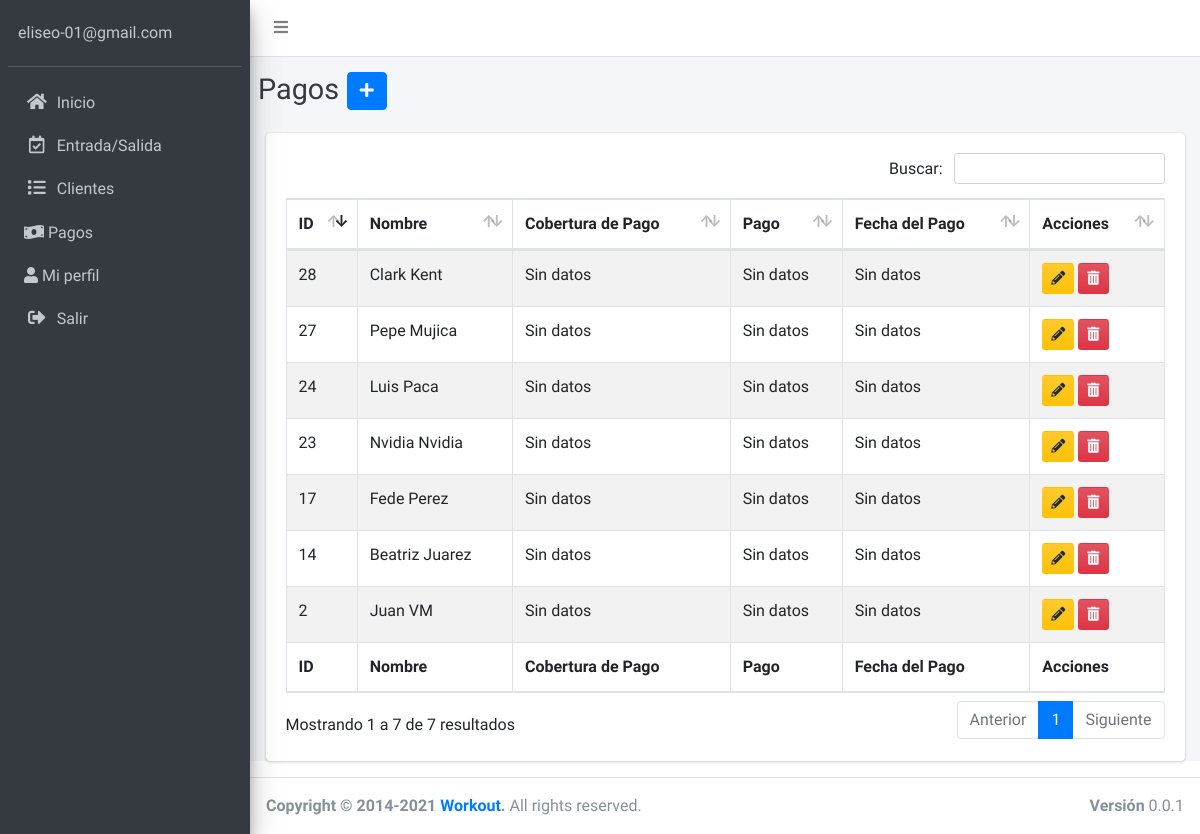
The app's page /admin/pages/pago.php (signed in), older data.
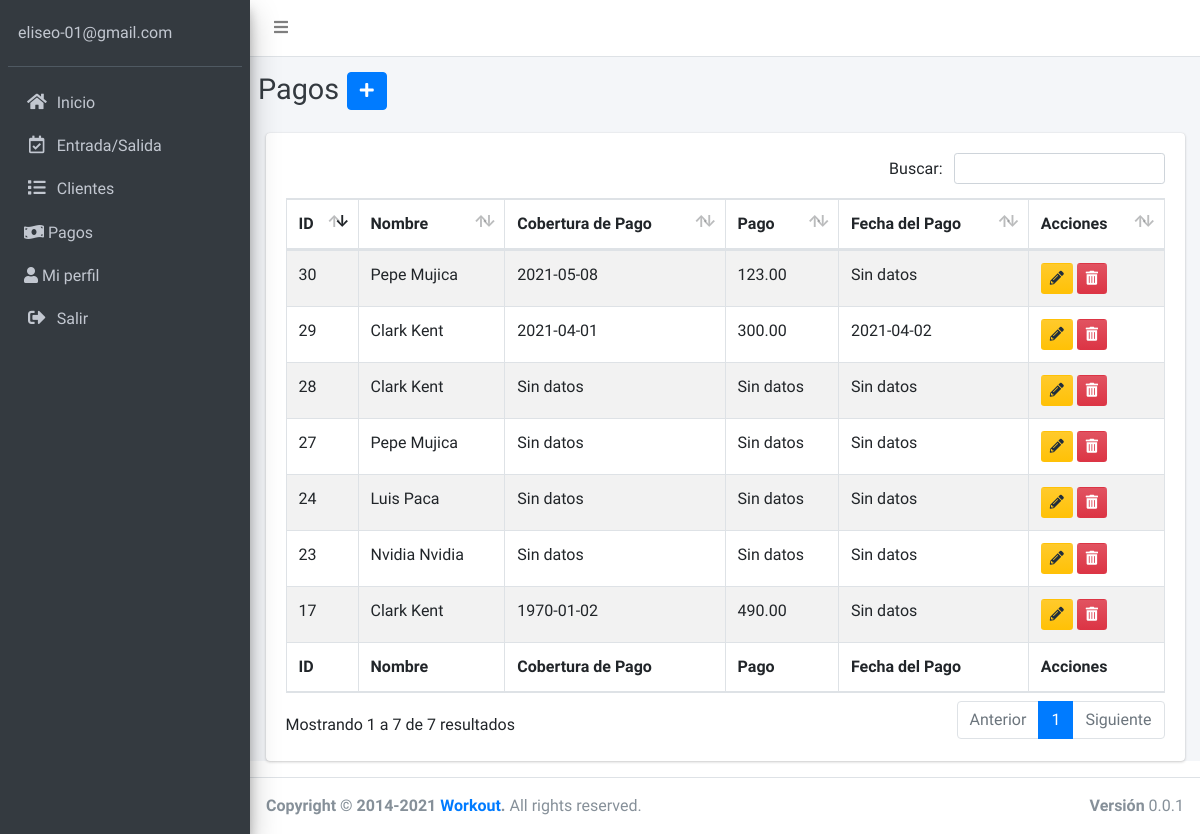
The same page, newer data.
### tables this page shows
CREATE TABLE `pago` (
  `id_pago` int(11) NOT NULL,
  `nombre_cliente_pago` int(11) NOT NULL,
  `cobertura_pago` date DEFAULT NULL,
  `pago` decimal(9,2) DEFAULT NULL,
  `fecha_creacion_pago` date DEFAULT NULL
);

CREATE TABLE `cliente` (
  `id_cliente` int(11) NOT NULL,
  `nombre_cliente` varchar(60) NOT NULL,
  `apellido_cliente` varchar(60) NOT NULL,
  `email_cliente` varchar(60) NOT NULL,
  `fecha_nacimiento_cliente` date NOT NULL,
  `telefono_cliente` varchar(15) NOT NULL,
  `gimnasio_cliente` int(11) NOT NULL,
  `url_imagen_cliente` varchar(100) NOT NULL,
  `fecha_creacion_cliente` date DEFAULT NULL
);

### admin/pages/pago.php (the view, shortened to what this page needs)
<?php
include 'funciones/funciones.php';
include 'templates/header.php';
include 'templates/barra-superior.php';
include 'templates/barra-lateral.php';
$id = $_SESSION['id'];
?>
  <div class="content-wrapper">
    <div class="content-header">
      <div class="container-fluid">
      <div class="row mb-2">
          <div class="col-sm-6">
            <div class="row">
              <h1 class="m-0 text-dark">Pagos</h1>
              <div class="col-md-auto">
                <button type="button" class="btn btn-block btn-primary" data-toggle="modal" data-target="#registroPago"><i class="fas fa-plus"></i></button>
              </div>
            </div>
          </div>
        </div>
      </div>
    </div>
                <?php
                  try {
                    $sql = "SELECT * ";
                    $sql .= " FROM cliente ";
                    $sql .= " INNER JOIN registro ";
                    $sql .= " ON cliente.gimnasio_cliente=registro.id_registro ";
                    $sql .= " WHERE gimnasio_cliente = $id ";
                    $sql .= " ORDER BY id_cliente DESC ";
                    $resultado = $conn->query($sql);
                    while ($pago = $resultado->fetch_assoc()) { ?>
                    <?php }
                  } catch (Exception $e) {
                      echo "Error: " . $e->getMessage();
                  }
                ?>
    <section class="content">
      <div class="container-fluid">
        <div class="card">
          <div class="card-body">
            <table id="registros-pago" class="table table-bordered table-striped">
              <thead>
              <tr>
                <th>ID</th>
                <th>Nombre</th>
                <th>Cobertura de Pago</th>
                <th>Pago</th>
                <th>Fecha del Pago</th>
                <th>Acciones</th>
              </tr>
              </thead>
              <tbody>
                <?php
                  try {
                    $sql = "SELECT";
                    $sql .= " p.id_pago AS 'id_pago', ";
                    $sql .= " p.nombre_cliente_pago AS 'nombre_cliente', ";
                    $sql .= " IFNULL(p.cobertura_pago, 'Sin datos') AS 'cobertura_pago', ";
                    $sql .= " IFNULL(p.pago, 'Sin datos') AS 'pago', ";
                    $sql .= " IFNULL(p.fecha_creacion_pago, 'Sin datos') AS 'fecha_pago', ";
                    $sql .= " c.id_cliente, ";
                    $sql .= " c.nombre_cliente, ";
                    $sql .= " c.apellido_cliente, ";
                    $sql .= " c.email_cliente, ";
                    $sql .= " c.fecha_nacimiento_cliente, ";
                    $sql .= " c.telefono_cliente, ";
                    $sql .= " c.gimnasio_cliente, ";
                    $sql .= " c.url_imagen_cliente ";
                    $sql .= " FROM pago p ";
                    $sql .= " LEFT JOIN cliente c ";
                    $sql .= " ON p.nombre_cliente_pago=c.id_cliente ";
                    $sql .= " WHERE c.gimnasio_cliente = $id ";
                    $sql .= " ORDER BY id_pago DESC; ";
                    $resultado = $conn->query($sql);
                  } catch (Exception $e) {
                    $error = $e->getMessage();
                    echo $error;
                  }
                  while($pago = $resultado->fetch_assoc()) { ?>
                    <tr>
                      <td><?php echo $pago['id_pago']; ?></td>
                      <td><?php echo $pago['nombre_cliente'] . " " . $pago['apellido_cliente']; ?></td>
                      <td><?php echo $pago['cobertura_pago']; ?></td>
                      <td><?php echo $pago['pago']; ?></td>
                      <td><?php echo $pago['fecha_pago']; ?></td>
                      <td>
                        <a title="Editar" href="editar-pago.php?id=<?php echo $pago['id_pago']; ?>" class="btn bg-gradient-warning btn-sm margin">
                        <i class="fas fa-pencil-alt"></i>
                        </a>
                        <a title="Eliminar" href="#" data-id="<?php echo $pago['id_pago']; ?>" data-tipo="pago" class="btn bg-gradient-danger btn-sm borrar_registro">
                        <i class="fas fa-trash-alt"></i>
                        </a>
                      </td>
                    </tr>
                  <?php } ?>
              </tbody>
              <tfoot>
              <tr>
                <th>ID</th>
                <th>Nombre</th>
                <th>Cobertura de Pago</th>
                <th>Pago</th>
                <th>Fecha del Pago</th>
                <th>Acciones</th>
              </tr>
              </tfoot>
            </table>
          </div>
        </div>
      </div>
    </section>
  </div>
<?php
include 'templates/footer.php';
?>

### admin/pages/templates/header.php (shortened to what this page needs)
<!DOCTYPE html>
<html>
<head>
  <link rel="stylesheet" href="../plugins/fontawesome-free/css/all.min.css">
  <link rel="stylesheet" href="https://code.ionicframework.com/ionicons/2.0.1/css/ionicons.min.css">
  <link rel="stylesheet" href="../plugins/datatables-bs4/css/dataTables.bootstrap4.css">
  <link rel="stylesheet" href="../dist/css/adminlte.min.css">
  <link rel="stylesheet" href="../dist/css/sweetalert2.all.min.css">
  <link rel="stylesheet" href="../plugins/select2/css/select2.min.css">
  <link rel="stylesheet" href="../plugins/select2-bootstrap4-theme/select2-bootstrap4.min.css">
  <link rel="stylesheet" href="../plugins/tempusdominus-bootstrap-4/css/tempusdominus-bootstrap-4.min.css">
  <link rel="stylesheet" href="../plugins/icheck-bootstrap/icheck-bootstrap.min.css">
  <link rel="stylesheet" href="../dist/css/admin.css">
</head>

### admin/pages/templates/barra-superior.php
<body class="hold-transition sidebar-mini">
<div class="wrapper">
  <nav class="main-header navbar navbar-expand navbar-white navbar-light">
    <ul class="navbar-nav">
      <li class="nav-item">
        <a class="nav-link" data-widget="pushmenu" href="#" role="button"><i class="fas fa-bars"></i></a>
      </li>
    </ul>
  </nav>

### admin/pages/templates/barra-lateral.php
<aside class="main-sidebar sidebar-dark-primary elevation-4">
    <div class="sidebar">
      <div class="user-panel mt-3 pb-3 mb-3 d-flex">
        <div class="info">
          <a href="#" class="d-block"><?php echo $_SESSION['email']; ?></a>
        </div>
      </div>
      <nav class="mt-2">
        <ul class="nav nav-pills nav-sidebar flex-column" data-widget="treeview" role="menu" data-accordion="false">
          <li class="nav-item">
            <a href="dashboard.php" class="nav-link">
              <i class="fas fa-home nav-icon"></i>
              <p>Inicio</p>
            </a>
          </li>
          <li class="nav-item">
            <a href="entrada-salida.php" class="nav-link">
              <i class="far fa-calendar-check nav-icon"></i>
              <p>Entrada/Salida</p>
            </a>
          </li>
          <li class="nav-item">
            <a href="cliente.php" class="nav-link">
              <i class="fas fa-list nav-icon"></i>
              <p>Clientes</p>
            </a>
          </li>
          <li class="nav-item">
            <a href="pago.php" class="nav-link">
              <i class="fas fa-money-bill-wave"></i>
              <p>Pagos</p>
            </a>
          </li>
          <li class="nav-item">
            <a href="editar-perfil.php" class="nav-link">
              <i class="fas fa-user"></i>
              <p>Mi perfil</p>
            </a>
          </li>
          <li class="nav-item">
            <a href="login.php?cerrar_sesion=true" class="nav-link">
              <i class="fas fa-sign-out-alt nav-icon"></i>
                <p>Salir</p>
            </a>
          </li>
        </ul>
      </nav>
    </div>
  </aside>

### admin/pages/templates/footer.php (shortened to what this page needs)
  <footer class="main-footer">
    <div class="float-right d-none d-sm-block">
      <b>Versión</b> 0.0.1
    </div>
    <strong>Copyright &copy; 2014-2021 <a href="#">Workout</a>.</strong> All rights
    reserved.
  </footer>
</div>
</body>
</html>

Row changes from the older to the newer data that the page shows:
removed pago: id_pago "14", nombre_cliente_pago.nombre_cliente "Beatriz", nombre_cliente_pago.apellido_cliente "Juarez", cobertura_pago "Sin datos", pago "Sin datos", fecha_pago "Sin datos"
removed pago: id_pago "2", nombre_cliente_pago.nombre_cliente "Juan", nombre_cliente_pago.apellido_cliente "VM", cobertura_pago "Sin datos", pago "Sin datos", fecha_pago "Sin datos"
added pago: id_pago "30", nombre_cliente_pago.nombre_cliente "Pepe", nombre_cliente_pago.apellido_cliente "Mujica", cobertura_pago "2021-05-08", pago "123.00", fecha_pago "Sin datos"
added pago: id_pago "29", nombre_cliente_pago.nombre_cliente "Clark", nombre_cliente_pago.apellido_cliente "Kent", cobertura_pago "2021-04-01", pago "300.00", fecha_pago "2021-04-02"
changed pago id 17: nombre_cliente_pago.nombre_cliente "Fede" → "Clark"; nombre_cliente_pago.apellido_cliente "Perez" → "Kent"; cobertura_pago "Sin datos" → "1970-01-02"; pago "Sin datos" → "490.00"
